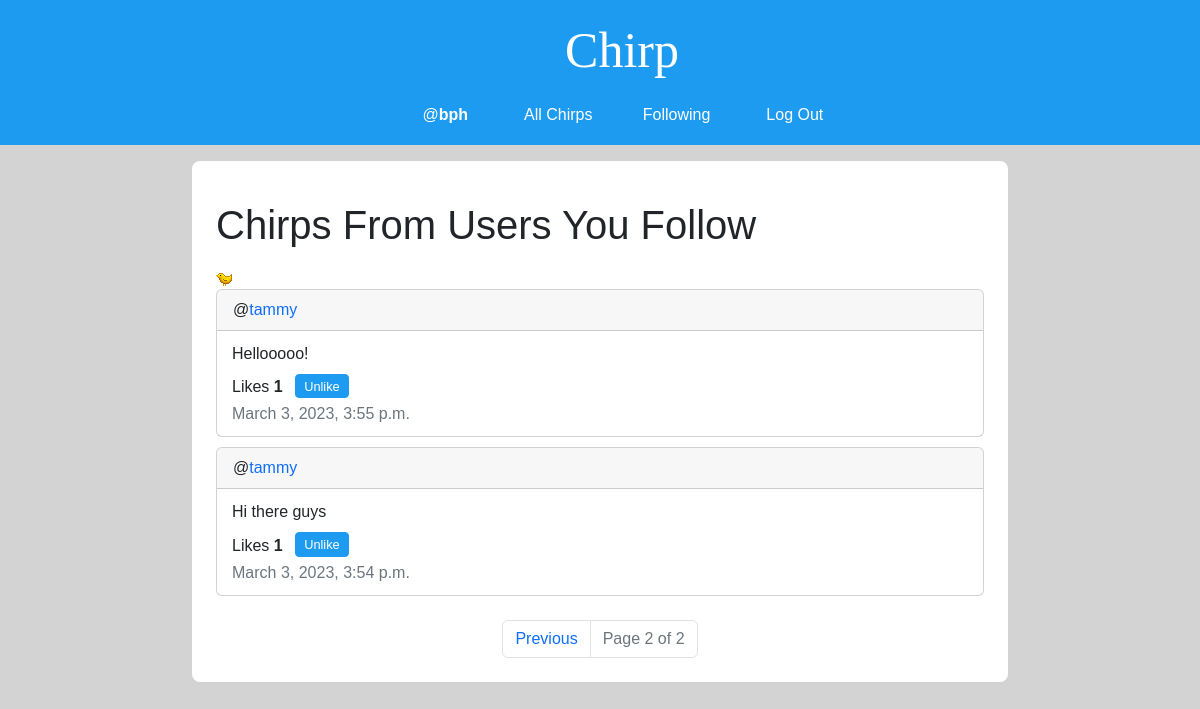
Page /following?page=2 (signed in) on the committed database.
### network/models.py (models this page shows, shortened)
class User(AbstractUser):
    pass

class Post(models.Model):
    author = models.ForeignKey('User', on_delete=models.CASCADE, related_name="+")
    content = models.TextField(max_length=280, verbose_name='')
    datetime = models.DateTimeField(auto_now_add=True)
    def likes(self):
        return self.like_objs.count()
    def users_liked(self):
        users = [like_obj.user for like_obj in self.like_objs.all()]
        return users

### network/views.py (the view)
# urls.py: path("following", views.following, name="following"),
def following(request):
    if not request.user.is_authenticated:
        return render(request, "network/error-page.html", {
                'message': error_message['login_to_view_following']
            })
    follow_objs_qset = request.user.following.all()
    followed_user_objs = [obj.followed for obj in follow_objs_qset]
    post_list = Post.objects.filter(author__in=followed_user_objs).order_by("-datetime")
    paginator = Paginator(post_list, 10)
    page_number = request.GET.get('page')
    page_obj = paginator.get_page(page_number)
    return render(request, "network/following.html", {
        "page_obj": page_obj,
    })

### network/templates/network/following.html (shortened to what this page needs)
{% extends "network/layout.html" %}
{% load static %}
{% block header %}Chirps From Users You Follow{% endblock %}
{% block body %}
    <img alt="tweety bird">
    {% include "network/post-pagination.html" with page_obj=page_obj %}
{% endblock %}

### network/templates/network/layout.html (shortened to what this page needs)
{% load static %}
<!DOCTYPE html>
<html lang="en">
    <head>
        <link href="https://cdn.jsdelivr.net/npm/bootstrap@5.2.3/dist/css/bootstrap.min.css" rel="stylesheet">
        <link href="{% static 'network/styles.css' %}" rel="stylesheet">
    </head>
    <body>
        <nav class="navbar navbar-expand-lg nav-justified">
            <a class="navbar-brand" href="{% url 'index' %}">Chirp</a>
            <div>
              <ul class="navbar-nav">
                {% if user.is_authenticated %}
                    <li class="nav-item">
                        <a class="nav-link" href="{% url 'profile' user.username %}">@<strong id="username">{{ user.username }}</strong></a>
                    </li>
                {% endif %}
                <li class="nav-item">
                  <a class="nav-link" href="{% url 'index' %}">All Chirps</a>
                </li>
                {% if user.is_authenticated %}
                    <li class="nav-item">
                        <a class="nav-link" href="{% url 'following' %}">Following</a>
                    </li>
                    <li class="nav-item nav-access">
                        <a class="nav-link" href="{% url 'logout' %}">Log Out</a>
                    </li>
                {% endif %}
              </ul>
            </div>
        </nav>
        <div class="containter row">
            <div class="col-md-2"></div>
            <div class="body col-md-8 mt-3 mb-3 pt-4 pb-2 px-4 rounded-3">
                <h1>{% block header %}{% endblock %}</h1>
                {% block body %}{% endblock %}
            </div>
            <div class="col-md-2"></div>
        </div>
    </body>
</html>

### network/templates/network/post-pagination.html (shortened to what this page needs)
<div class="post-group">
    {% for post in page_obj %}
        <div class="post card">
            <div class="card-header post-author" id="postAuthor_{{ post.id }}">@<a class="post-author-link" href="{% url 'profile' post.author.username %}">{{post.author}}</a></div>
            <div class="card-body position-relative">
                <div class="post-content-container mb-2" id="postContentContainer_{{ post.id }}">
                    <span class="post-content card-text" id="postContent_{{ post.id }}" style="display: block">{{post.content}}</span>
                </div>
                <div class="like-button-group d-sm-inline">
                    Likes <span class="like-count" id="likeCount_{{ post.id }}">{{ post.likes }}</span>
                    {% if user not in post.users_liked and user.is_authenticated %}
                        <button class="like-unlike-button btn btn-primary btn-sm mb-1 ms-2" id="{{ post.id }}">Like</button>
                    {% elif user in post.users_liked and user.is_authenticated %}
                        <button class="like-unlike-button btn btn-primary btn-sm mb-1 ms-2" id="{{ post.id }}">Unlike</button>
                    {% else %}
                        <button class="like-unlike-button btn btn-primary btn-sm mb-1 ms-2" id="{{ post.id }}" disabled>Like</button>
                    {% endif %}
                </div>
                <div class="post-datetime d-sm-block fw-light text-muted" id="postDatetime_{{ post.id }}">{{post.datetime}}</div>
            </div>
        </div>
    {% endfor %}
    <nav class="mt-4">
        <ul class="pagination justify-content-center">
            {% if page_obj.has_previous %}
                <li class="page-item previous"><a class="page-link" href="?page={{ page_obj.previous_page_number }}">Previous</a></li>
            {% endif %}
            <li class="page-item current disabled">
                <a class="page-link">Page {{ page_obj.number }} of {{ page_obj.paginator.num_pages }}</a>
            </li>
        </ul>
    </nav>
</div>

### network/static/network/styles.css (style rules this page uses)
.like-unlike-button, .post-content-button { --bs-btn-padding-y: .10rem; --bs-btn-padding-x: .5rem; --bs-btn-font-size: .80rem; }
.btn-primary { --bs-btn-bg: rgb(29, 155, 240); --bs-btn-border-color: rgb(29, 155, 240); --bs-btn-hover-bg: rgb(25, 129, 198); --bs-btn-hover-border-color: rgb(25, 129, 198); }
body { background-color: lightgray; font-family: "Varela", sans-serif; }
.navbar-brand { font-family: "Brush Script MT", cursive; color: white; font-size: 50px; margin-left: 60px; }
.navbar { background-color: rgb(29, 155, 240); flex-direction: column; }
.nav-link { color: white; margin: 2px 20px; font-family: unset; }
.body { background-color: white; }
h1 { margin: 16px 0px; }
.card-body { padding: 3px 15px 10px 15px; }
.post-author-link { text-decoration: none !important; }
.post { margin-bottom: 10px; }
.like-count { font-weight: bold; }

### rows in the picture
User: username "bph"
Post: author "tammy", content "Hellooooo!", likes "1", datetime "March 3, 2023, 3:55 p.m."
Post: author "tammy", content "Hi there guys", likes "1", datetime "March 3, 2023, 3:54 p.m."

### other values in the picture
{{ page_obj.number }} "2"
{{ page_obj.paginator.num_pages }} "2"
